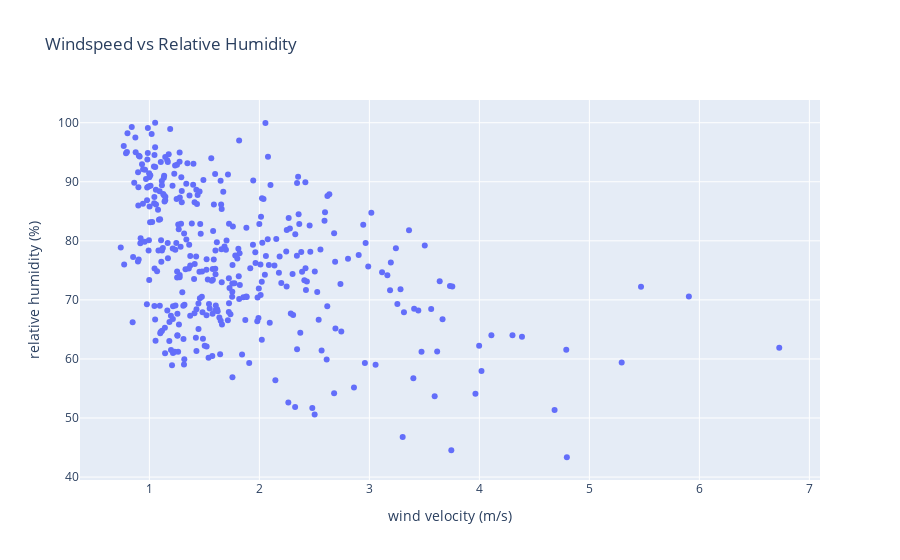

Notebook code cell kept with this figure:
### Code cell
# plotting wind speed against relative humidity
px.scatter(df, x='wind velocity (m/s)', y='relative humidity (%)', 
            title='Windspeed vs Relative Humidity')

### Figure 1 — Plotly figure (JSON) as saved in the notebook; plotly's stock layout.template omitted (floating-point values rounded to 4 significant figures; data arrays with more than 128 entries replaced by an {"elided": "..."} marker saying what was removed)
{"data": [{"hovertemplate": "wind velocity (m/s)=%{x}<br>relative humidity (%)=%{y}<extra></extra>", "legendgroup": "", "marker": {"color": "#636efa", "symbol": "circle"}, "mode": "markers", "name": "", "orientation": "v", "showlegend": false, "type": "scatter", "x": {"elided": "366 float values"}, "xaxis": "x", "y": {"elided": "366 float values"}, "yaxis": "y"}], "layout": {"legend": {"tracegroupgap": 0}, "title": {"text": "Windspeed vs Relative Humidity"}, "xaxis": {"anchor": "y", "domain": [0, 1], "title": {"text": "wind velocity (m/s)"}}, "yaxis": {"anchor": "x", "domain": [0, 1], "title": {"text": "relative humidity (%)"}}}}
